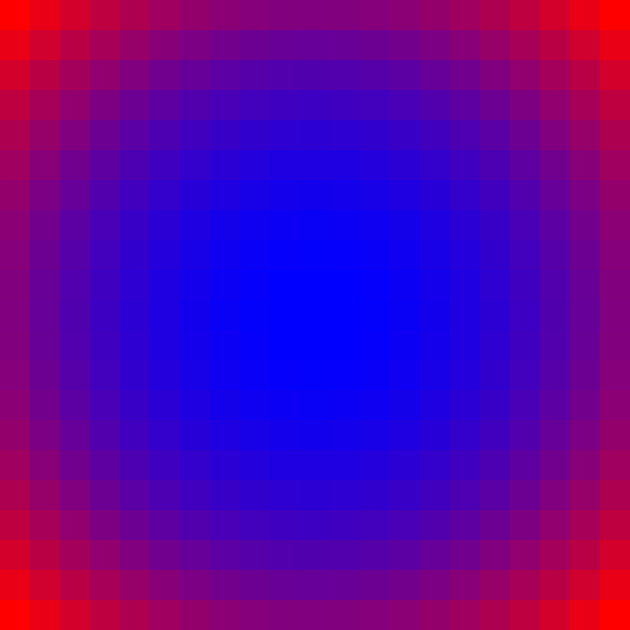
Frame 1 (no input)
Frame 60 (no input): identical to frame 1, image omitted
Frame 120 (the mouse pressed at the canvas centre since frame 60): identical to frame 1, image omitted

The p5.js sketch that drew this single still picture (run headless with seeded random() and noise() and a simulated clock; from frame 60 on, the mouse is pressed at the canvas centre):

// p5.js sketch
// ── sketch.js
const ROWS = 21;
const COLS = 21;
const SQUARE_SIZE = 30;
const SIZE = ROWS*COLS-1;
const POP_SIZE = 10;
const ELITISM_RATE = 0.3;
const MUTATION_RATE = 0.1;
var grid = [];
var gBestPSO = 100000;
var gBest_x = -9999;
var gBest_y = -9999;
var phi1 = 0.2;
var phi2 = 0.8;
var individuals = [];
var particles = [];
var running = -1; // -1 neither running, 0 ga running 1 pso running

function mapCoodinates(x,y){
    return [-int(ROWS/2)+y,int(COLS/2)-x];
}
function pos(x,y){
    return (x*ROWS + y);
}
function matyas(x_,y_){
    var coords = mapCoodinates(x_,y_);
    var x = coords[0];
    var y = coords[1];
    return 0.26*(x*x + y*y) - 0.48
}
function booth(x,y){
    return Math.pow((x+2*y-7),2) + Math.pow((2*x+y-5),2) 
}
function setup(){
    createCanvas(ROWS*SQUARE_SIZE,COLS*SQUARE_SIZE);
    for(var i=0;i<ROWS;i++)
    {
        for(var j=0;j<COLS;j++)
        {
            //x,y,valor
            var cell = new Cell(i,j);
            grid.push(cell);
            
        }
    }
    running = -1;
}
/*function _map(x,y){
    return [int(ROWS/2)-y,int(COLS/2)+x];
}*/
function initialize(){
    individuals = [];
    for(var i=0;i<POP_SIZE;i++){
        var xRnd = Math.floor(Math.random() * 21);
        var yRnd = Math.floor(Math.random() * 21);
        individuals.push(new Individual(xRnd,yRnd));
    }
    running = 0;
}
function initializePSO(){
    particles = [];
    for(var i=0;i<POP_SIZE;i++){
        var xRnd = Math.floor(Math.random() * 21);
        var yRnd = Math.floor(Math.random() * 21);
        particles.push(new Particle(xRnd,yRnd));
    }
    running = 1;
    //console.log(particles);
}
function sigmoid(a){
    return 1/(1+Math.exp(-a));
}
function nextStepPSO(){
    //calculate pbest & gbest
    
    for(let particle of particles){
        var pdist = matyas(particle.x,particle.y);
        if(pdist < particle.pbestScore){
            pbest = pdist;
            particle.pbest_x = particle.x;
            particle.pbest_y = particle.y;
        }
        if(pdist < gBestPSO){
            gBestPSO = pdist;
            gBest_x = particle.x;
            gBest_y = particle.y;
        }
    }

    //update velocity and position
    for(let particle of particles){
        var c1 = Math.random() * phi1;
        var c2 = Math.random() * phi2;
        particle.vx = particle.vx + c1*(particle.pbest_x-particle.x) + c2*(gBest_x-particle.x);
        particle.vy = particle.vy + c1*(particle.pbest_y-particle.y) + c2*(gBest_y-particle.y);

        var sigmx = sigmoid(particle.vx);
        var sigmy = sigmoid(particle.vy);

        if(sigmx < 0.25) particle.vx = -1;
        else if(sigmx > 0.75) particle.vx = 1;
        else particle.vx = 0;

        if(sigmy < 0.25) particle.vy = -1;
        else if(sigmy > 0.75) particle.vy = 1;
        else particle.vy = 0;  
        //console.log(particle.vy);
        particle.x = particle.x + particle.vx;
        particle.y = particle.y + particle.vy;
    }
}
function calculateFitness(){
    for(let individual of individuals){
        individual.setFitness(matyas(individual.x,individual.y));
    }
}
function compare(a,b) {
    return (a.fitness > b.fitness);
}
function crossover(ind1,ind2){
    var newInd = new Individual(ind1.x,ind2.y);
    return newInd;
}
function nextStep(){
    calculateFitness();
    var newPop = [];
    individuals.sort(compare);
    var drawn = int(POP_SIZE*ELITISM_RATE);
    for(var i=0;i<drawn;i++){
        newPop.push(individuals[i]);
    }
    while(newPop.length < POP_SIZE){
        var newOffspring;
        var drawnInd1;
        var drawnInd2;
        //let weak individuals crossover with low probability
        if(Math.random() < 0.05){
            var index1 = Math.floor(Math.random() * POP_SIZE);
            var index2 = Math.floor(Math.random() * POP_SIZE); 
            drawnInd1 = individuals[index1];
            drawnInd2 = individuals[index2];      
        } 
        else{
            var index1 = Math.floor(Math.random() * newPop.length);
            var index2 = Math.floor(Math.random() * newPop.length);
            drawnInd1 = newPop[index1];
            drawnInd2 = newPop[index2];
        } 
        newOffspring = crossover(drawnInd1,drawnInd2);
        if(Math.random() < MUTATION_RATE){
            newOffspring.mutate();
        }
        newPop.push(newOffspring); 
    }
    individuals = newPop;
}
function draw(){
    background(0);
    for(var i=0;i<ROWS;i++)
    {
        for(var j=0;j<COLS;j++){
            var  r = map(matyas(i,j),0,51,0,255);
            var  b = map(matyas(i,j),0,51,255,0);
            grid[pos(i,j)].show(r,0,b);    
        }
        
    }
    if(running == 0){
        for(let individual of individuals){
            individual.show();
        }
    }
    else if(running === 1){
        for(let particle of particles){
            particle.show();
        }
    }
}
// ── cell.js
function Cell(i,j){
    this.x = i;
    this.y = j;
           
    this.show = function(r,g,b) {
        var x = this.x*SQUARE_SIZE;
        var y = this.y*SQUARE_SIZE;
        noStroke();
        
        fill(r,g,b);
        rect(x,y,SQUARE_SIZE,SQUARE_SIZE);
        //stroke(0);
        
        line(x    , y    , x + SQUARE_SIZE, y);
        line(x + SQUARE_SIZE, y    , x + SQUARE_SIZE, y + SQUARE_SIZE);
        line(x + SQUARE_SIZE, y +SQUARE_SIZE, x    , y + SQUARE_SIZE);
        line(x    , y + SQUARE_SIZE, x    , y);
        noStroke();        
    }
    this.showCell = function(){
        var x = this.x*SQUARE_SIZE;
        var y = this.y*SQUARE_SIZE;
        noStroke();
        
        fill(0, 255, 0);
        rect(x,y,SQUARE_SIZE,SQUARE_SIZE);
        
        //line(x    , y    , x + SQUARE_SIZE, y);
        //line(x + SQUARE_SIZE, y    , x + SQUARE_SIZE, y + SQUARE_SIZE);
        //line(x + SQUARE_SIZE, y +SQUARE_SIZE, x    , y + SQUARE_SIZE);
        //line(x    , y + SQUARE_SIZE, x    , y);
        noStroke();        
    }
}
// ── individual.js
function Individual(x,y){
	this.x  = x;
	this.y = y;
	this.fitness = Infinity; //100000;
}
Individual.prototype.show = function(){
	var x = this.x*SQUARE_SIZE;
        var y = this.y*SQUARE_SIZE;
        noStroke();
        
        fill(0,255,0);
        ellipse(y+15,x+15,15,15);
        noStroke();        
}
Individual.prototype.setFitness = function(value){
	this.fitness = value;        
}
Individual.prototype.mutate = function(){
	var steps = [-1,0,1]; //revisar para [-1,1]
	var index = Math.floor(Math.random() * steps.length);
	this.x = this.x+steps[index];
	index = Math.floor(Math.random() * steps.length);
	this.y = this.y+steps[index];
}

// ── particle.js
function Particle(x,y){
	this.x = x;
	this.y = y;
	this.vx = Math.random();
	this.vy = Math.random();
	this.pbestScore = 100000;
	this.pbest_x = -9999;
	this.pbest_y = -9999;
}
Particle.prototype.show = function(){
		var x = this.x*SQUARE_SIZE;
        var y = this.y*SQUARE_SIZE;
        noStroke();
        
        fill(244, 244, 66);
        ellipse(y+15,x+15,15,15);
        noStroke();        
}
